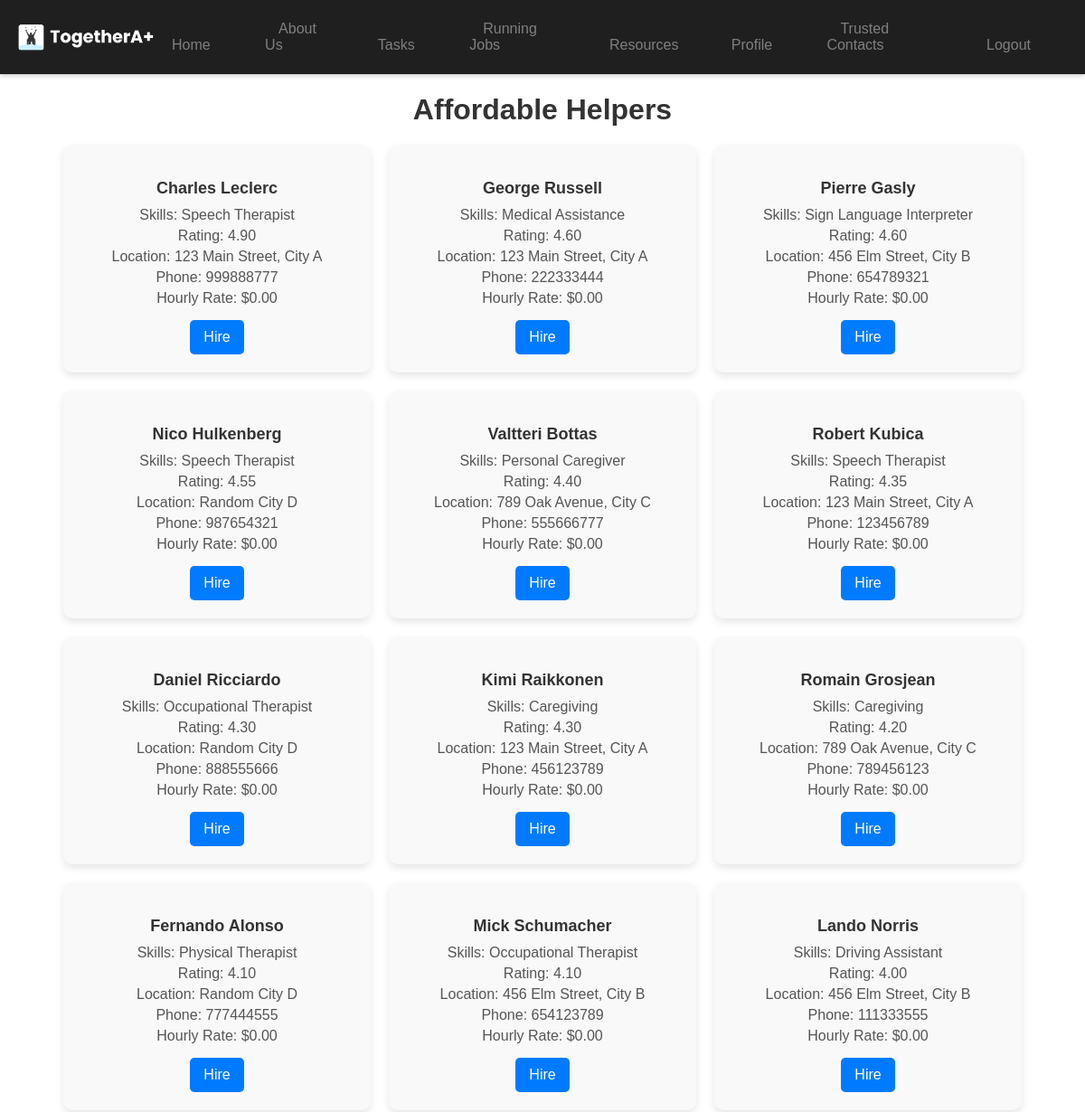
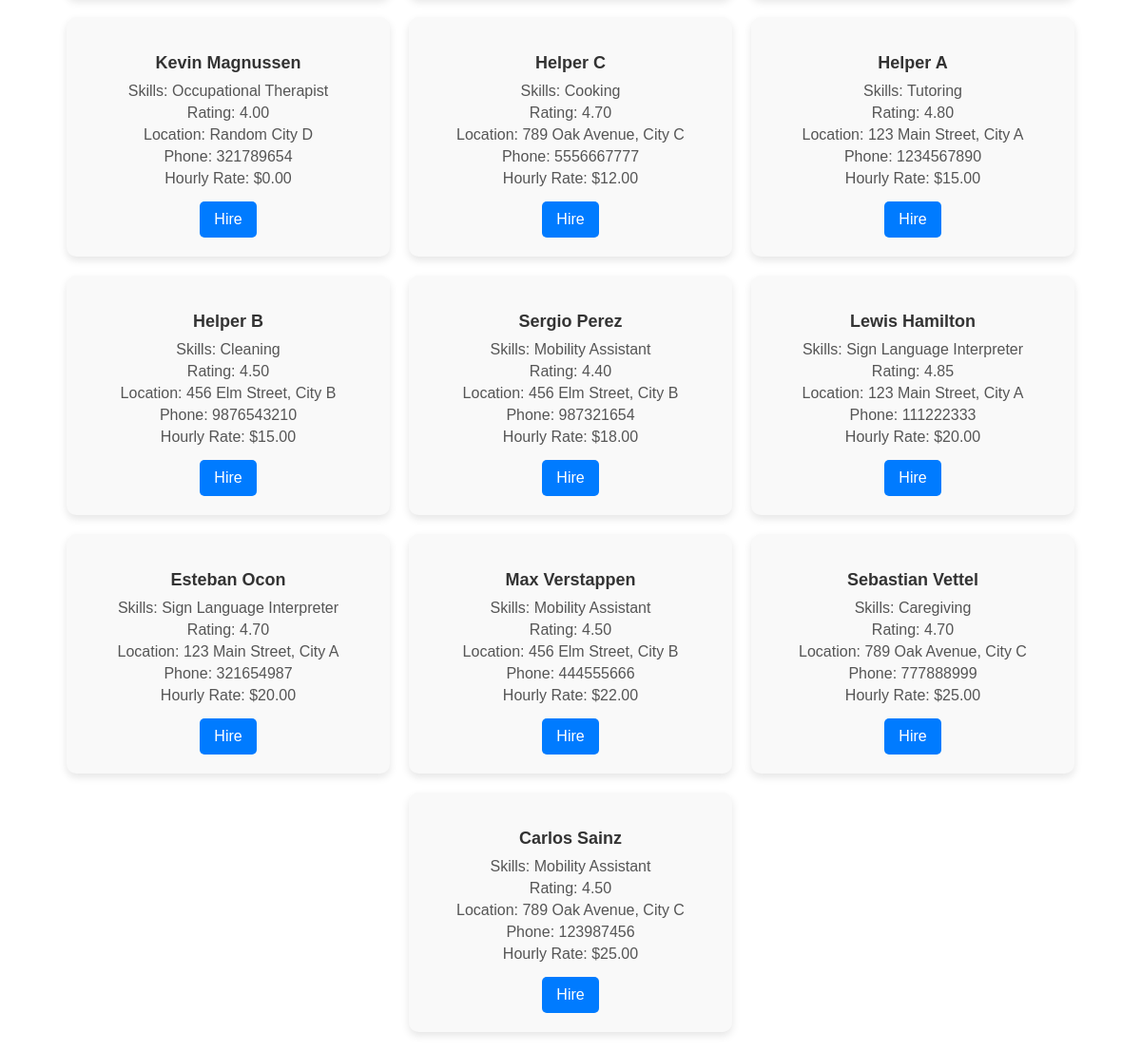
Page /affordable_helpers.php on the committed database (2 pictures, top to bottom).
### tables this page shows
CREATE TABLE `helpers` (
  `helper_id` int(11) NOT NULL,
  `name` varchar(255) NOT NULL,
  `email` varchar(255) NOT NULL,
  `password_hash` varchar(255) NOT NULL,
  `phone_number` varchar(15) DEFAULT NULL,
  `address` text DEFAULT NULL,
  `skills` text DEFAULT NULL,
  `rating` decimal(3,2) DEFAULT 0.00,
  `profile_photo` text DEFAULT NULL,
  `created_at` timestamp NOT NULL DEFAULT current_timestamp(),
  `updated_at` timestamp NOT NULL DEFAULT current_timestamp() ON UPDATE current_timestamp(),
  `verification_status` enum('pending','verified','rejected') DEFAULT 'pending',
  `verified_by` int(11) DEFAULT NULL,
  `status` enum('active','suspended','deactivated') DEFAULT 'active'
);

### affordable_helpers.php (the view, shortened to what this page needs)
<?php
include 'dbconnect.php';
$sql = "
    SELECT
        h.helper_id,
        h.name,
        h.skills,
        h.rating,
        h.address,
        h.phone_number,
        MIN(hr.hourly_rate) AS hourly_rate
    FROM
        helpers h
    LEFT JOIN
        hiring_records hr ON h.helper_id = hr.helper_id
    WHERE h.status = 'active'
    GROUP BY h.helper_id
    ORDER BY hourly_rate ASC, h.rating DESC;
";
$result = $conn->query($sql);
$helpers = $result ? $result->fetch_all(MYSQLI_ASSOC) : [];
?>
<!DOCTYPE html>
<html lang="en">
<head>
    <link rel="stylesheet" href="styles.css">
</head>
<body>
    <?php include 'header_user.php'; ?>
    <main>
        <h1 style="text-align: center; margin-bottom: 20px;">Affordable Helpers</h1>
        <div class="helper-list">
            <?php if (!empty($helpers)): ?>
                <?php foreach ($helpers as $helper): ?>
                    <div class="helper-card">
                        <h3><?php echo htmlspecialchars($helper['name']); ?></h3>
                        <p>Skills: <?php echo htmlspecialchars($helper['skills']); ?></p>
                        <p>Rating: <?php echo number_format($helper['rating'], 2); ?></p>
                        <p>Location: <?php echo htmlspecialchars($helper['address']); ?></p>
                        <p>Phone: <?php echo htmlspecialchars($helper['phone_number']); ?></p>
                        <p>Hourly Rate: $<?php echo number_format($helper['hourly_rate'], 2); ?></p>
                        <a href="hire_helper.php?helper_id=<?php echo $helper['helper_id']; ?>" class="hire-button">Hire</a>
                    </div>
                <?php endforeach; ?>
            <?php else: ?>
                <p>No affordable helpers found.</p>
            <?php endif; ?>
        </div>
    </main>
</body>
</html>

### header_user.php
<link rel="stylesheet" href="styles.css">
    <link rel="stylesheet" href="home.css">
    <link rel="stylesheet" href="chatbot.css">
    <link rel="stylesheet" href="https://unpkg.com/leaflet/dist/leaflet.css" />
    <header>
        <div class="logo">
            <img src="img/logo.png" alt="TogetherA+">
        </div>
        <nav>
            <ul>
                <li><a href="homepage.html">Home</a></li>
                <li><a href="about.php">About Us</a></li>
                <li><a href="task_posting.php">Tasks</a></li>
                <li><a href="progress_page.php">Running Jobs</a></li>
                <li><a href="list_resources.php">Resources</a></li>
                <li><a href="edit_user_profile.php">Profile</a></li>
                <li><a href="trusted_contacts.php">Trusted Contacts</a></li>
                <li><a href="logout.php">Logout</a></li>
            </ul>
        </nav>
    </header>

### styles.css (style rules this page uses)
body { font-family: Arial, sans-serif; margin: 0; padding: 0; background-color: #121212; color: white; }
header { background-color: #1f1f1f; padding: 10px 20px; display: flex; justify-content: space-between; align-items: center; box-shadow: 0 2px 5px rgba(0, 0, 0, 0.2); }
header .logo img { width: 140px; height: auto; }
header nav ul { display: flex; list-style: none; margin: 0; padding: 0; }
header nav ul li { margin: 0 15px; position: relative; }
header nav ul li a { text-decoration: none; color: grey; font-size: 16px; padding: 10px 15px; transition: color 0.3s, background-color 0.3s; border-radius: 5px; }
header nav ul li a:before { content: ""; position: absolute; width: 0; height: 2px; background: white; bottom: 0; left: 50%; transition: 0.3s; transform: translateX(-50%); }

### home.css (style rules this page uses)
body { font-family: Arial, sans-serif; margin: 0; padding: 0; background-color: #ffffff; color: #333; }
header { background-color: #1f1f1f; padding: 20px; display: flex; justify-content: space-between; align-items: center; }
header .logo { font-size: 24px; font-weight: bold; color: white; }
header .logo img { width: 150px; height: auto; display: block; }
header nav ul { list-style: none; margin: 0; padding: 0; display: flex; }
header nav ul li { margin-left: 20px; }
header nav ul li a { text-decoration: none; color: grey; transition: color 0.3s; }

### affordable_helpers.php (style rules this page uses)
.helper-list { display: flex; flex-wrap: wrap; gap: 20px; justify-content: center; margin: 20px; }
.helper-card { flex: 1 1 calc(33% - 40px); background-color: #f9f9f9; padding: 20px; border-radius: 10px; box-shadow: 0 4px 8px rgba(0, 0, 0, 0.1); text-align: center; max-width: 300px; }
.helper-card h3 { font-size: 18px; margin-bottom: 10px; color: #333; }
.helper-card p { margin: 5px 0; color: #555; }
.hire-button { display: inline-block; margin-top: 10px; padding: 10px 15px; background-color: #007bff; color: white; text-decoration: none; border-radius: 5px; }

### rows in the picture
helpers: name "Charles Leclerc", skills "Speech Therapist", rating "4.90", address "123 Main Street, City A", phone_number "999888777", hourly_rate "0.00"
helpers: name "George Russell", skills "Medical Assistance", rating "4.60", address "123 Main Street, City A", phone_number "222333444", hourly_rate "0.00"
helpers: name "Pierre Gasly", skills "Sign Language Interpreter", rating "4.60", address "456 Elm Street, City B", phone_number "654789321", hourly_rate "0.00"
helpers: name "Nico Hulkenberg", skills "Speech Therapist", rating "4.55", address "Random City D", phone_number "987654321", hourly_rate "0.00"
helpers: name "Valtteri Bottas", skills "Personal Caregiver", rating "4.40", address "789 Oak Avenue, City C", phone_number "555666777", hourly_rate "0.00"
helpers: name "Robert Kubica", skills "Speech Therapist", rating "4.35", address "123 Main Street, City A", phone_number "123456789", hourly_rate "0.00"
helpers: name "Daniel Ricciardo", skills "Occupational Therapist", rating "4.30", address "Random City D", phone_number "888555666", hourly_rate "0.00"
helpers: name "Kimi Raikkonen", skills "Caregiving", rating "4.30", address "123 Main Street, City A", phone_number "456123789", hourly_rate "0.00"
helpers: name "Romain Grosjean", skills "Caregiving", rating "4.20", address "789 Oak Avenue, City C", phone_number "789456123", hourly_rate "0.00"
helpers: name "Fernando Alonso", skills "Physical Therapist", rating "4.10", address "Random City D", phone_number "777444555", hourly_rate "0.00"
helpers: name "Mick Schumacher", skills "Occupational Therapist", rating "4.10", address "456 Elm Street, City B", phone_number "654123789", hourly_rate "0.00"
helpers: name "Lando Norris", skills "Driving Assistant", rating "4.00", address "456 Elm Street, City B", phone_number "111333555", hourly_rate "0.00"
helpers: name "Kevin Magnussen", skills "Occupational Therapist", rating "4.00", address "Random City D", phone_number "321789654", hourly_rate "0.00"
helpers: name "Helper C", skills "Cooking", rating "4.70", address "789 Oak Avenue, City C", phone_number "5556667777", hourly_rate "12.00"
helpers: name "Helper A", skills "Tutoring", rating "4.80", address "123 Main Street, City A", phone_number "1234567890", hourly_rate "15.00"
helpers: name "Helper B", skills "Cleaning", rating "4.50", address "456 Elm Street, City B", phone_number "9876543210", hourly_rate "15.00"
helpers: name "Sergio Perez", skills "Mobility Assistant", rating "4.40", address "456 Elm Street, City B", phone_number "987321654", hourly_rate "18.00"
helpers: name "Lewis Hamilton", skills "Sign Language Interpreter", rating "4.85", address "123 Main Street, City A", phone_number "111222333", hourly_rate "20.00"
helpers: name "Esteban Ocon", skills "Sign Language Interpreter", rating "4.70", address "123 Main Street, City A", phone_number "321654987", hourly_rate "20.00"
helpers: name "Max Verstappen", skills "Mobility Assistant", rating "4.50", address "456 Elm Street, City B", phone_number "444555666", hourly_rate "22.00"
helpers: name "Sebastian Vettel", skills "Caregiving", rating "4.70", address "789 Oak Avenue, City C", phone_number "777888999", hourly_rate "25.00"
helpers: name "Carlos Sainz", skills "Mobility Assistant", rating "4.50", address "789 Oak Avenue, City C", phone_number "123987456", hourly_rate "25.00"
